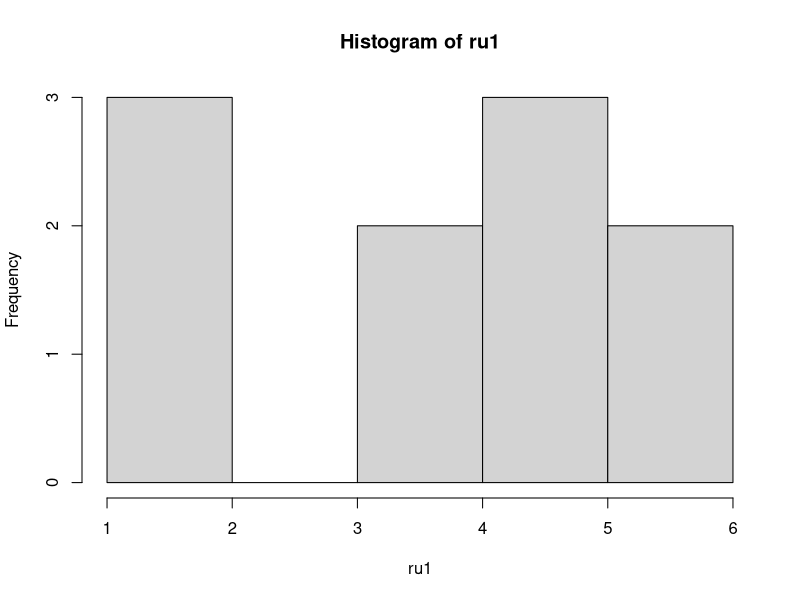
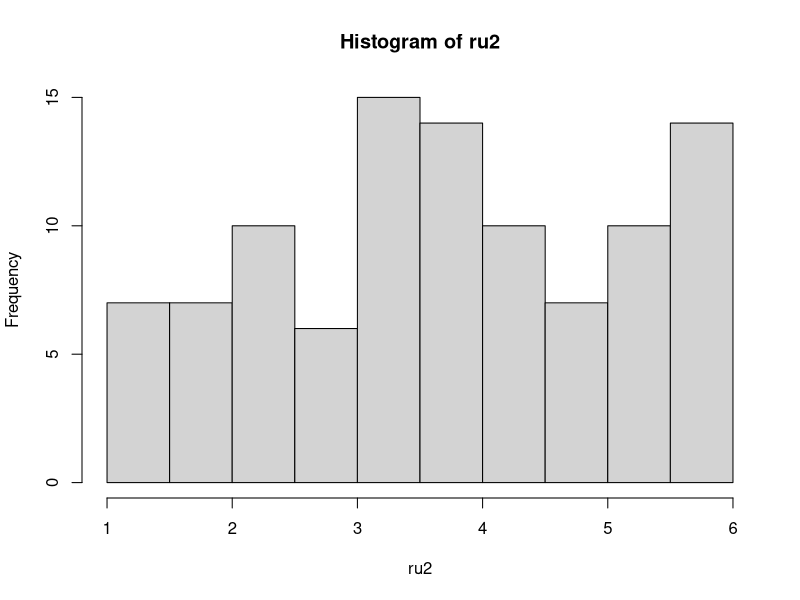
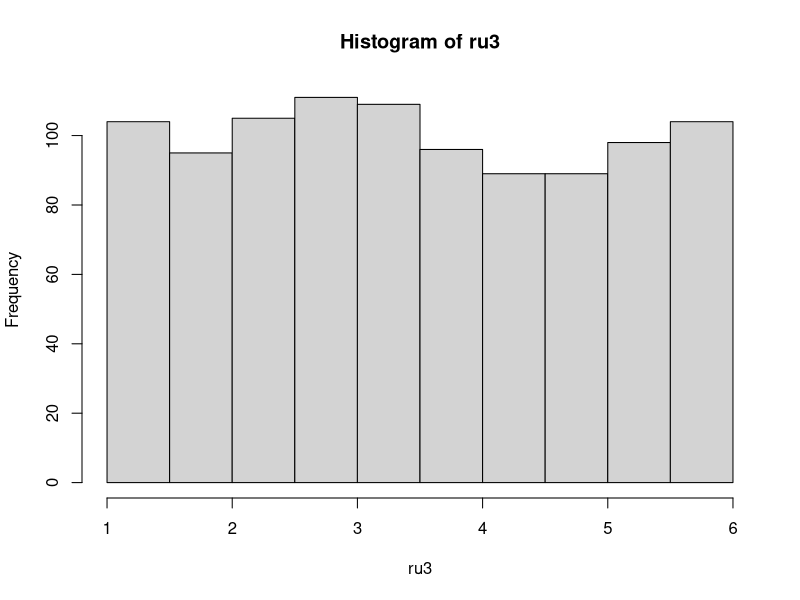
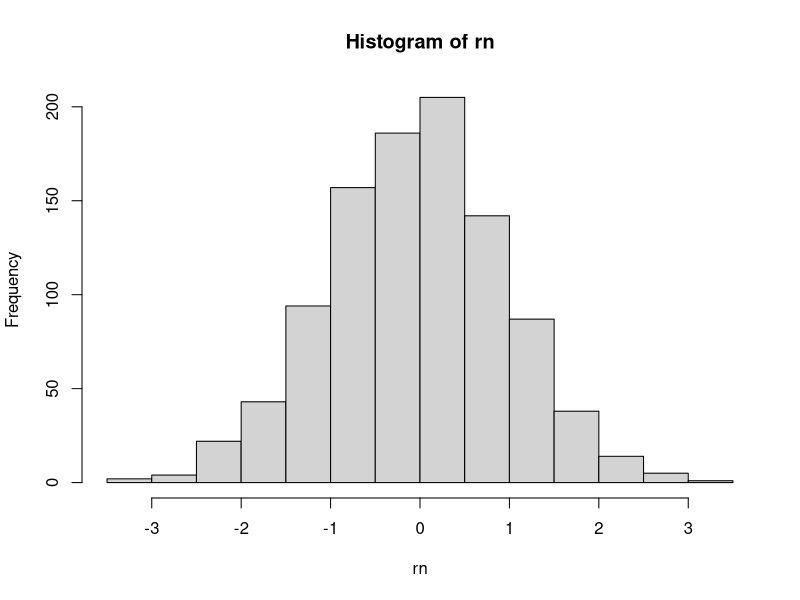
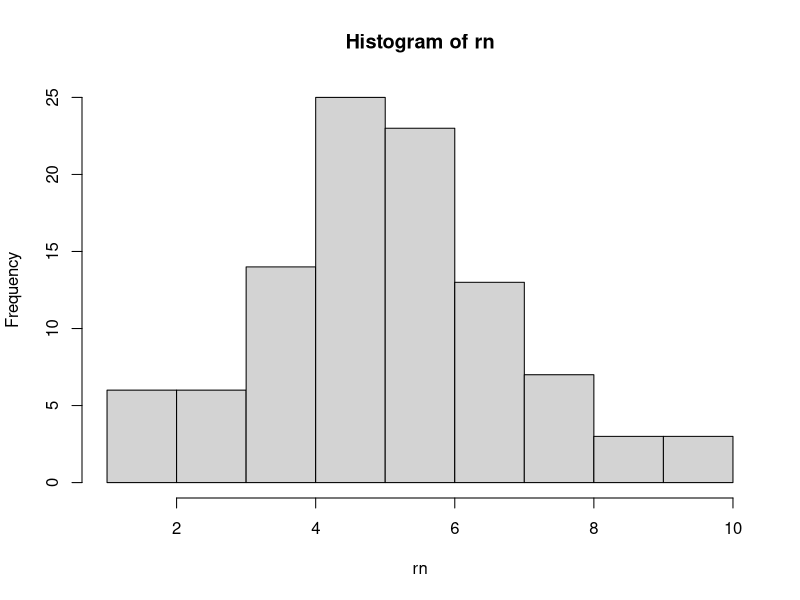
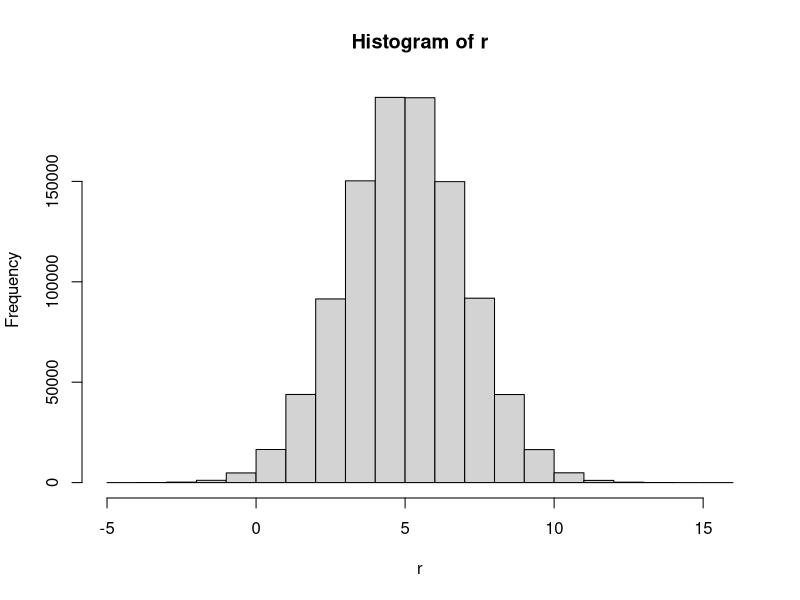
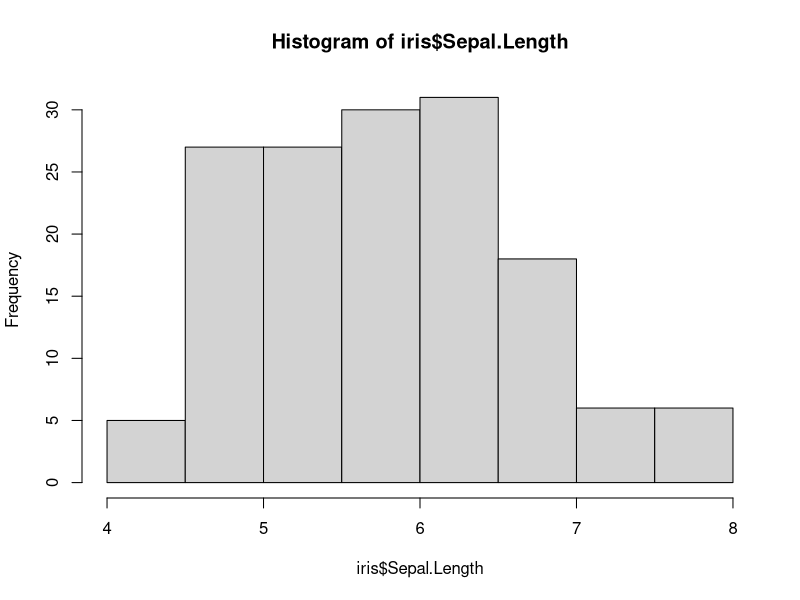
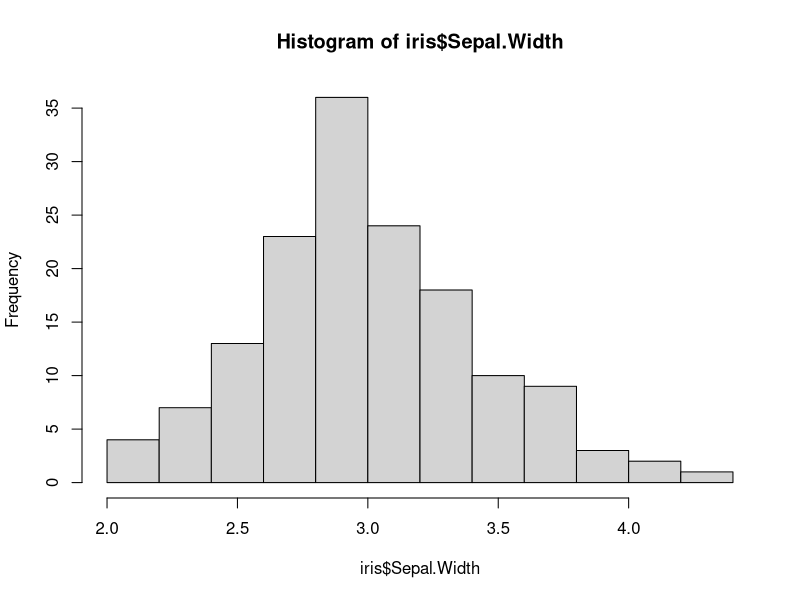

These figures' R source, in order:
## ---- chunk 1
ru1 <- runif(n = 10, min = 1, max = 6) #Los números que obtendremos tienen decimales

hist(ru1)
## ---- chunk 2
ru2 <- runif(n =100, min = 1, max = 6) 
hist(ru2)

ru3 <- runif(n =1000, min = 1, max = 6) 
hist(ru3)
## ---- chunk 3
rnorm(n = 4, mean = 100, sd = 5)
## ---- chunk 4
set.seed(6)
rnorm(n = 10, mean = 5, sd = 5)
set.seed(6)
rnorm(n = 10, mean = 5, sd = 5)
set.seed(4)
rnorm(n = 10, mean = 5, sd = 5)
## ---- chunk 5
rn<-rnorm(n = 100)
rn<-rnorm(n = 1000, mean = 0, sd = 1)
rn
hist(rn)
mean(rn)
sd(rn)
## ---- chunk 6
rn<-rnorm(n = 100, mean = 5, sd = 2)
hist(rn)
mean(rn)
sd(rn)
## ---- chunk 7
r<-rnorm(1000000, mean=5, sd=2)
hist(r)
mean(r)
sd(r)
## ---- chunk 8
data(iris)
hist(iris$Sepal.Length)
hist(iris$Sepal.Width)
hist(iris$Petal.Length)
hist(iris$Petal.Width)

## ---- chunk 9
library(ggplot2)

ggplot(iris, aes(Sepal.Width)) +
  geom_bar(stat = "count")

## ---- chunk 10
pnorm(q = -2, mean = 2, sd = 2)
## ---- chunk 11
1-pnorm(-2,mean=2,sd=2)
